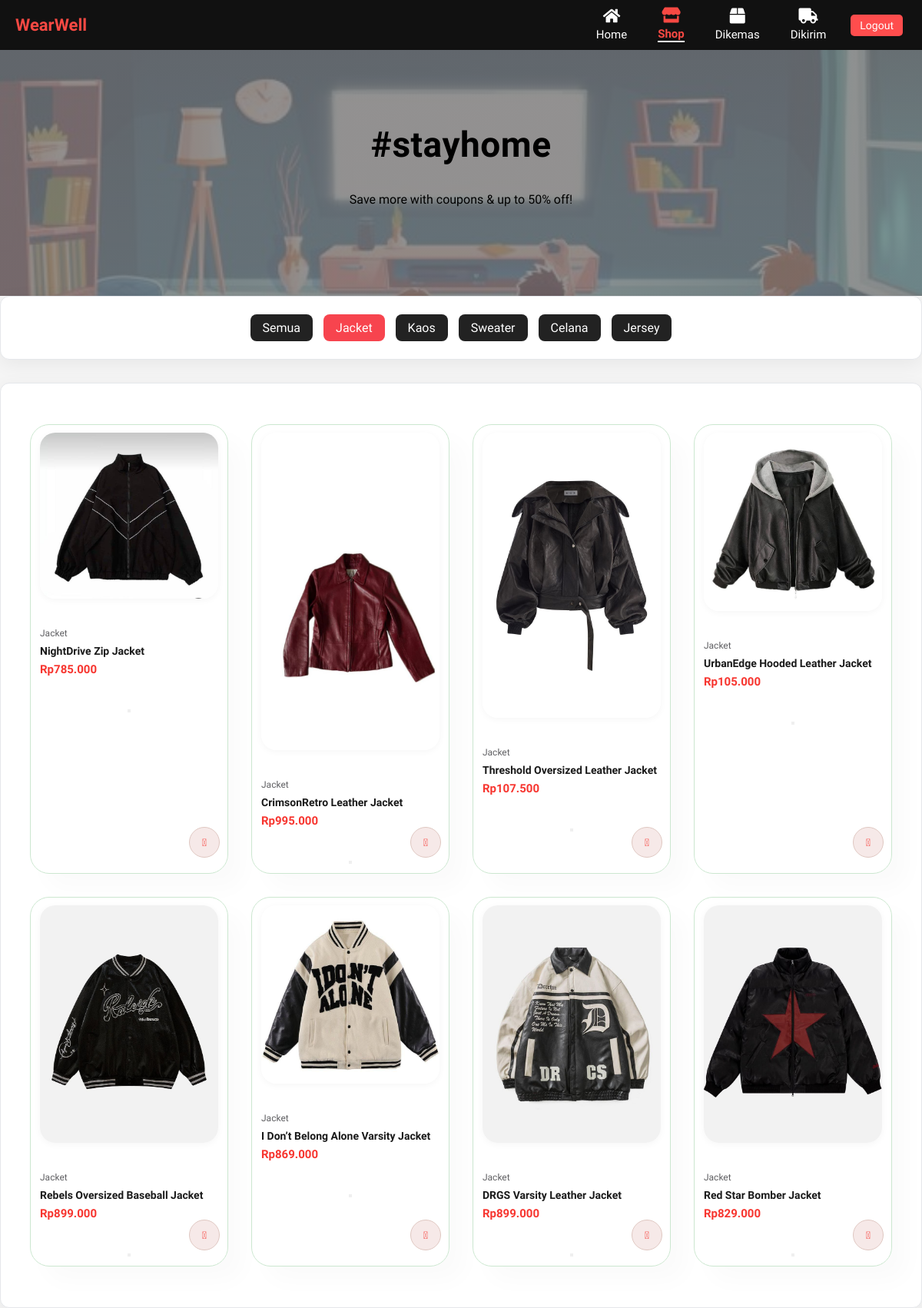
/WearWell/shop_user.php?category=Jacket (signed in), run on the app's committed database.
### tables this page shows
CREATE TABLE `products` (
  `id` int(11) NOT NULL,
  `seller_id` int(11) NOT NULL,
  `category_id` int(11) DEFAULT NULL,
  `name` varchar(200) DEFAULT NULL,
  `price` decimal(10,2) DEFAULT NULL,
  `stock` int(11) DEFAULT 0,
  `image` varchar(255) DEFAULT NULL,
  `created_at` timestamp NOT NULL DEFAULT current_timestamp(),
  `size` varchar(5) DEFAULT 'M',
  `description` text DEFAULT NULL
);

CREATE TABLE `categories` (
  `id` int(11) NOT NULL,
  `name` varchar(100) NOT NULL
);

### WearWell/shop_user.php (the view, shortened to what this page needs)
<?php
include 'backend/config.php';
$selected_category = isset($_GET['category']) ? $_GET['category'] : '';
if ($selected_category) {
    $query = "
        SELECT p.*, c.name AS category_name
        FROM products p
        JOIN categories c ON p.category_id = c.id
        WHERE c.name = '$selected_category'
        ORDER BY p.id DESC
    ";
}
$result = mysqli_query($conn, $query);
?>
<!DOCTYPE html>
<html lang="en">
<head>
<link rel="stylesheet" href="https://pro.fontawesome.com/releases/v5.10.0/css/all.css" />
<link rel="stylesheet" href="style.css">
</head>
<body>
<div class="navbar">
    <span class="logo">WearWell</span>
    <div class="menu">
        <a href="dashboard_user.php"><i class="fas fa-home"></i> Home</a>
        <a class="active" href="shop_user.php"><i class="fas fa-store"></i> Shop</a>
        <a href="dikemas.php"><i class="fas fa-box"></i> Dikemas</a>
        <a href="dikirim.php"><i class="fas fa-truck"></i> Dikirim</a>
        <form action="logout.php" method="POST" style="display:inline;">
            <button type="submit" class="btn btn-logout">Logout</button>
        </form>
    </div>
</div>
<section id="page-header">
    <h2>#stayhome</h2>
    <p>Save more with coupons & up to 50% off!</p>
</section>
<section id="category-filter" class="section-p1" style="text-align:center; margin-bottom: 30px;">
    <a href="shop_user.php" class="btn-category <?= $selected_category == '' ? 'active' : '' ?>">Semua</a>
    <a href="shop_user.php?category=Jacket" class="btn-category <?= $selected_category == 'Jacket' ? 'active' : '' ?>">Jacket</a>
    <a href="shop_user.php?category=Kaos" class="btn-category <?= $selected_category == 'Kaos' ? 'active' : '' ?>">Kaos</a>
    <a href="shop_user.php?category=Sweater" class="btn-category <?= $selected_category == 'Sweater' ? 'active' : '' ?>">Sweater</a>
    <a href="shop_user.php?category=Celana" class="btn-category <?= $selected_category == 'Celana' ? 'active' : '' ?>">Celana</a>
    <a href="shop_user.php?category=Jersey" class="btn-category <?= $selected_category == 'Jersey' ? 'active' : '' ?>">Jersey</a>
</section>
<section id="product1" class="section-p1">
    <div class="pro-container">
        <?php if($result && mysqli_num_rows($result) > 0): ?>
            <?php while($product = $result->fetch_assoc()): ?>
                <div class="pro">
                    <a href="details.php?id=<?= $product['id'] ?>">
                        <img src="uploads/<?= htmlspecialchars($product['image']) ?>" alt="<?= htmlspecialchars($product['name']) ?>">
                    </a>
                    <div class="des">
                        <span><?= htmlspecialchars($product['category_name']) ?></span>
                        <h5><?= htmlspecialchars($product['name']) ?></h5>
                        <h4>Rp<?= number_format($product['price'], 0, ',', '.') ?></h4>
                    </div>
                    <form action="shop_user.php" method="post">
                        <button type="submit" name="add_to_cart" class="cart-btn">
                            <i class="fal fa-shopping-cart cart"></i>
                        </button>
                    </form>
                </div>
            <?php endwhile; ?>
        <?php else: ?>
            <p style="text-align:center;">Produk tidak ditemukan untuk kategori ini.</p>
        <?php endif; ?>
    </div>
</section>
</body>
</html>

### data on the page
products: image (picture), category.name "Jacket", name "NightDrive Zip Jacket", price "785.000"
products: image (picture), category.name "Jacket", name "CrimsonRetro Leather Jacket", price "995.000"
products: image (picture), category.name "Jacket", name "Threshold Oversized Leather Jacket", price "107.500"
products: image (picture), category.name "Jacket", name "UrbanEdge Hooded Leather Jacket", price "105.000"
products: image (picture), category.name "Jacket", name "Rebels Oversized Baseball Jacket", price "899.000"
products: image (picture), category.name "Jacket", name "I Don’t Belong Alone Varsity Jacket", price "869.000"
products: image (picture), category.name "Jacket", name "DRGS Varsity Leather Jacket", price "899.000"
products: image (picture), category.name "Jacket", name "Red Star Bomber Jacket", price "829.000"
